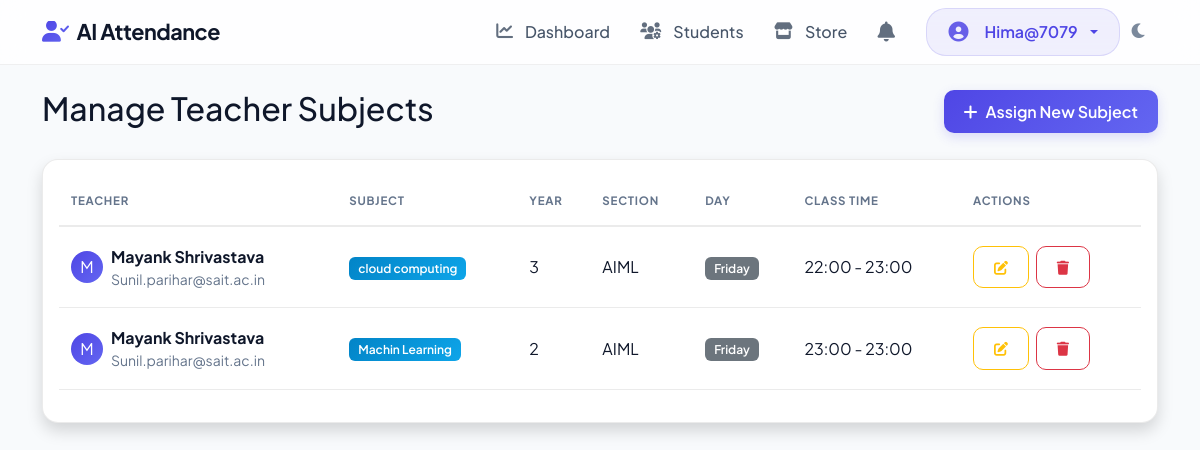
Page /core/manage_teacher_subjects/ (signed in) on the committed database.
### core/models.py (models this page shows, shortened)
class TeacherSubject(models.Model):
    DAYS_OF_WEEK = (
        (0, 'Monday'),
        (1, 'Tuesday'),
        (2, 'Wednesday'),
        (3, 'Thursday'),
        (4, 'Friday'),
        (5, 'Saturday'),
        (6, 'Sunday'),
    )
    teacher = models.ForeignKey(User, on_delete=models.CASCADE, limit_choices_to={'is_staff': True, 'is_superuser': False})
    subject = models.CharField(max_length=100)
    year = models.CharField(max_length=10)
    section = models.CharField(max_length=10, null=True, blank=True)
    day = models.IntegerField(choices=DAYS_OF_WEEK, default=0)
    start_time = models.TimeField(null=True, blank=True)
    end_time = models.TimeField(null=True, blank=True)

### core/views.py (the view)
# urls.py: path('manage_teacher_subjects/', views.manage_teacher_subjects, name='manage_teacher_subjects'),
@user_passes_test(is_admin)
def manage_teacher_subjects(request):
    subjects = TeacherSubject.objects.all().order_by('teacher__username', 'day')
    return render(request, 'manage_teacher_subjects.html', {'subjects': subjects})

### core/views.py (called while the page is built)
def is_admin(u):
    return getattr(u, 'is_superuser', False)

### templates/manage_teacher_subjects.html (shortened to what this page needs)
{% extends 'base.html' %}
{% block content %}
<div class="row mb-4">
    <div class="col-md-12">
        <div class="d-flex justify-content-between align-items-center">
            <h2 class="header-title">Manage Teacher Subjects</h2>
            <a href="{% url 'assign_teacher_subject' %}" class="btn btn-primary">
                <i class="fas fa-plus me-2"></i>Assign New Subject
            </a>
        </div>
    </div>
</div>
<div class="card shadow">
    <div class="card-body">
        <div class="table-responsive">
            <table class="table table-hover align-middle">
                <thead>
                    <tr>
                        <th>Teacher</th>
                        <th>Subject</th>
                        <th>Year</th>
                        <th>Section</th>
                        <th>Day</th>
                        <th>Class Time</th>
                        <th>Actions</th>
                    </tr>
                </thead>
                <tbody>
                    {% for item in subjects %}
                    <tr>
                        <td>
                            <div class="d-flex align-items-center">
                                <div class="avatar-sm bg-primary text-white rounded-circle me-2 d-flex align-items-center justify-content-center"
                                    style="width: 32px; height: 32px;">
                                    {{ item.teacher.first_name|first|default:item.teacher.username|first|upper }}
                                </div>
                                <div>
                                    <div class="fw-bold">{{ item.teacher.get_full_name|default:item.teacher.username }}
                                    </div>
                                    <div class="small text-muted">{{ item.teacher.email }}</div>
                                </div>
                            </div>
                        </td>
                        <td><span class="badge bg-info text-dark">{{ item.subject }}</span></td>
                        <td>{{ item.year }}</td>
                        <td>{{ item.section|default:"-" }}</td>
                        <td><span class="badge bg-secondary">{{ item.get_day_display }}</span></td>
                        <td>
                            {% if item.start_time %}
                            {{ item.start_time|time:"H:i" }} - {{ item.end_time|default:item.start_time|time:"H:i" }}
                            {% else %}
                            <span class="text-muted">-</span>
                            {% endif %}
                        </td>
                        <td>
                            <a href="{% url 'edit_teacher_subject' item.id %}"
                                class="btn btn-sm btn-outline-warning me-1" title="Edit Assignment">
                                <i class="fas fa-edit"></i>
                            </a>
                            <form action="{% url 'delete_teacher_subject' item.id %}" method="post"
                                onsubmit="return confirm('Are you sure you want to remove this assignment?');"
                                style="display:inline;">
                                <button type="submit" class="btn btn-sm btn-outline-danger" title="Remove Assignment">
                                    <i class="fas fa-trash"></i>
                                </button>
                            </form>
                        </td>
                    </tr>
                    {% endfor %}
                </tbody>
            </table>
        </div>
    </div>
</div>
{% endblock %}

### templates/base.html (shortened to what this page needs)
<!DOCTYPE html>
<html lang="en">
<head>
    <link href="https://cdn.jsdelivr.net/npm/bootstrap@5.3.0/dist/css/bootstrap.min.css" rel="stylesheet">
    <link rel="stylesheet" href="https://cdnjs.cloudflare.com/ajax/libs/font-awesome/6.0.0/css/all.min.css">
</head>
<body>
    <nav class="navbar navbar-expand-lg navbar-light mb-4 sticky-top">
        <div class="container">
            <a class="navbar-brand fw-bold" href="{% url 'index' %}"><i class="fas fa-user-check me-2"></i>AI
                Attendance</a>
            <div class="collapse navbar-collapse" id="navbarNav">
                <ul class="navbar-nav ms-auto">
                    {% if user.is_authenticated %}
                    {% if user.is_superuser %}
                    <li class="nav-item"><a class="nav-link" href="{% url 'admin_dashboard' %}"><i class="fas fa-chart-line me-1"></i>Dashboard</a></li>
                    <li class="nav-item"><a class="nav-link" href="{% url 'manage_students' %}"><i class="fas fa-users-cog me-1"></i>Students</a></li>
                    <li class="nav-item"><a class="nav-link" href="{% url 'admin_store_dashboard' %}"><i class="fas fa-store me-1"></i>Store</a></li>
                    {% endif %}
                    {% if user.is_staff or user.store_profile or user.is_superuser %}
                    <li class="nav-item dropdown me-2" id="storeNotifLi">
                        <a class="nav-link" href="#" id="storeNotifDropdown" role="button" data-bs-toggle="dropdown" aria-expanded="false" style="position:relative;">
                            <i class="fas fa-bell fs-5"></i>
                        </a>
                    </li>
                    {% endif %}
                    <li class="nav-item dropdown nav-item-profile ms-lg-2">
                        <a class="nav-link dropdown-toggle d-flex align-items-center" href="#" id="navbarDropdown" role="button"
                            data-bs-toggle="dropdown" aria-expanded="false" style="color: var(--primary-color) !important; font-weight: 600;">
                            <i class="fas fa-user-circle me-2 fs-5"></i> {{ user.username }}
                        </a>
                    </li>
                    {% else %}
                    {% if request.resolver_match.url_name != 'login' %}
                    <li class="nav-item"><a class="nav-link" href="{% url 'login' %}"><i
                                class="fas fa-sign-in-alt me-1"></i> Login</a></li>
                    {% endif %}
                    {% endif %}
                    <li class="nav-item">
                        <button class="btn nav-link" id="darkModeToggle" title="Toggle Dark Mode">
                            <i class="fas fa-moon"></i>
                        </button>
                    </li>
                </ul>
            </div>
        </div>
    </nav>
    <div class="container">
        {% block content %}{% endblock %}
    </div>
</body>
</html>

### templates/base.html (style rules this page uses)
:root { --bg-app: #f8fafc; --bg-card: #ffffff; --text-main: #0f172a; --text-muted: #64748b; --border-color: rgba(0, 0, 0, 0.08); --primary-color: #4f46e5; --primary-hover: #4338ca; --primary-gradient: linear-gradient(135deg, #4f46e5, #6366f1); --secondary-gradient: linear-gradient(135deg, #0284c7, #0ea5e9); --success-gradient: linear-gradient(135deg, #10b981, #34d399); --danger-gradient: linear-gradient(135deg, #f43f5e, #fb7185); --warning-gradient: linear-gradient(135deg, #f59e0b, #fbbf24); --nav-bg: rgba(255, 255, 255, 0.8); --nav-border: rgba(0, 0, 0, 0.06); --nav-link-color: #475569; --nav-link-hover: #4f46e5; --shadow-sm: 0 1px 3px rgba(0, 0, 0, 0.05); --shadow-md: 0 10px 25px -5px rgba(0, 0, 0, 0.05), 0 8px 10px -6px rgba(0, 0, 0, 0.03); --shadow-lg: 0 20px 25px -5px rgba(0, 0, 0, 0.08), 0 10px 10px -5px rgba(0, 0, 0, 0.04); --input-focus: rgba(79, 70, 229, 0.15); --input-bg: #ffffff; --card-radius: 16px; --badge-radius: 6px; }
body { background-color: var(--bg-app); color: var(--text-main); font-family: 'Plus Jakarta Sans', 'Segoe UI', Tahoma, Geneva, Verdana, sans-serif; transition: background-color 0.3s ease, color 0.3s ease; min-height: 100vh; }
.navbar { background: var(--nav-bg) !important; backdrop-filter: blur(12px) saturate(180%); -webkit-backdrop-filter: blur(12px) saturate(180%); border-bottom: 1px solid var(--nav-border) !important; transition: all 0.3s ease; z-index: 1020; }
.navbar-brand { color: var(--text-main) !important; font-weight: 800; letter-spacing: -0.5px; font-size: 1.35rem; display: flex; align-items: center; }
.navbar-brand i { background: var(--primary-gradient); -webkit-background-clip: text; -webkit-text-fill-color: transparent; margin-right: 8px; }
.navbar-nav { display: flex; align-items: center; }
.navbar-nav .nav-link { color: var(--nav-link-color) !important; font-weight: 500; padding: 0.55rem 0.95rem !important; border-radius: 12px; white-space: nowrap; transition: all 0.25s cubic-bezier(0.4, 0, 0.2, 1); display: inline-flex !important; align-items: center; gap: 8px; }
.navbar-nav .nav-link i { font-size: 1.05rem; opacity: 0.85; transition: transform 0.2s ease, opacity 0.2s ease; }
.nav-item-profile { background: rgba(79, 70, 229, 0.08) !important; border-radius: 20px !important; padding: 2px 6px !important; border: 1px solid rgba(79, 70, 229, 0.15); transition: all 0.25s ease; }
#darkModeToggle { background: transparent; border: none; padding: 0.55rem !important; width: 38px; height: 38px; display: flex; align-items: center; justify-content: center; border-radius: 50%; color: var(--text-muted) !important; transition: all 0.2s ease; }
.card { background-color: var(--bg-card); border-radius: var(--card-radius); border: 1px solid var(--border-color) !important; box-shadow: var(--shadow-sm); transition: transform 0.3s cubic-bezier(0.34, 1.56, 0.64, 1), box-shadow 0.3s ease, background-color 0.3s ease; overflow: hidden; }
.btn { border-radius: 10px; padding: 0.6rem 1.25rem; font-weight: 600; transition: all 0.2s ease; }
.btn-primary { background: var(--primary-gradient); border: none; box-shadow: 0 4px 12px rgba(79, 70, 229, 0.18); }
.table { color: var(--text-main); --bs-table-color: var(--text-main); --bs-table-bg: transparent; --bs-table-border-color: var(--border-color); border-collapse: separate; border-spacing: 0; }
.table th { font-weight: 700; text-transform: uppercase; font-size: 0.72rem; letter-spacing: 0.75px; color: var(--text-muted); border-bottom: 2px solid var(--border-color); background-color: transparent !important; padding: 1rem 0.75rem; }
.table td { border-bottom: 1px solid var(--border-color); padding: 1.1rem 0.75rem; background-color: transparent !important; }
.table-hover tbody tr { transition: background-color 0.2s ease; }
.badge { border-radius: var(--badge-radius); padding: 0.45em 0.75em; font-weight: 600; font-size: 0.75rem; }
.bg-primary { background: var(--primary-gradient) !important; }
.bg-info { background: var(--secondary-gradient) !important; color: #fff !important; }
.text-muted { color: var(--text-muted) !important; }

### rows in the picture
TeacherSubject: teacher.first_name|first "M", teacher.get_full_name "Mayank Shrivastava", teacher.email "Sunil.parihar@sait.ac.in", subject "cloud computing", year "3", section "AIML", day "Friday", start_time "22:00", end_time "23:00"
TeacherSubject: teacher.first_name|first "M", teacher.get_full_name "Mayank Shrivastava", teacher.email "Sunil.parihar@sait.ac.in", subject "Machin Learning", year "2", section "AIML", day "Friday", start_time "23:00", end_time "23:00"

### other values in the picture
{{ user.username }} "Hima@7079"
